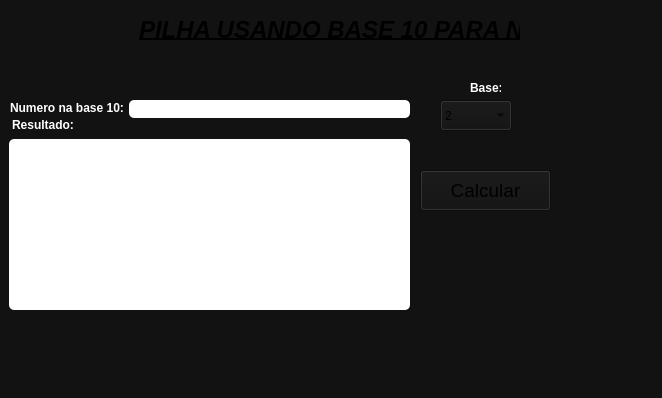
<?xml version="1.0" encoding="UTF-8"?>
<ui version="4.0">
 <class>MainWindow</class>
 <widget class="QMainWindow" name="MainWindow">
  <property name="geometry">
   <rect>
    <x>0</x>
    <y>0</y>
    <width>662</width>
    <height>398</height>
   </rect>
  </property>
  <property name="minimumSize">
   <size>
    <width>662</width>
    <height>398</height>
   </size>
  </property>
  <property name="maximumSize">
   <size>
    <width>662</width>
    <height>398</height>
   </size>
  </property>
  <property name="font">
   <font>
    <kerning>false</kerning>
   </font>
  </property>
  <property name="windowTitle">
   <string>Programa para calcular número da base</string>
  </property>
  <property name="windowIcon">
   <iconset>
    <normaloff>../../Área de Trabalho/pilha.png</normaloff>../../Área de Trabalho/pilha.png</iconset>
  </property>
  <property name="styleSheet">
   <string notr="true">background-color: rgb(18, 18, 18);</string>
  </property>
  <widget class="QWidget" name="centralwidget">
   <widget class="QTextEdit" name="TextResultado">
    <property name="enabled">
     <bool>false</bool>
    </property>
    <property name="geometry">
     <rect>
      <x>9</x>
      <y>139</y>
      <width>401</width>
      <height>171</height>
     </rect>
    </property>
    <property name="font">
     <font>
      <bold>true</bold>
      <kerning>false</kerning>
     </font>
    </property>
    <property name="styleSheet">
     <string notr="true">color: rgb(0, 0, 0);
background-color: rgb(255, 255, 255);
border-radius:5px;</string>
    </property>
   </widget>
   <widget class="QLabel" name="label_2">
    <property name="geometry">
     <rect>
      <x>470</x>
      <y>80</y>
      <width>31</width>
      <height>16</height>
     </rect>
    </property>
    <property name="font">
     <font>
      <bold>true</bold>
     </font>
    </property>
    <property name="styleSheet">
     <string notr="true">color: rgb(255, 255, 255);</string>
    </property>
    <property name="text">
     <string>Base:</string>
    </property>
   </widget>
   <widget class="QLabel" name="label_3">
    <property name="geometry">
     <rect>
      <x>12</x>
      <y>117</y>
      <width>81</width>
      <height>16</height>
     </rect>
    </property>
    <property name="font">
     <font>
      <bold>true</bold>
     </font>
    </property>
    <property name="styleSheet">
     <string notr="true">color: rgb(255, 255, 255);</string>
    </property>
    <property name="text">
     <string>Resultado: </string>
    </property>
   </widget>
   <widget class="QLabel" name="label_4">
    <property name="geometry">
     <rect>
      <x>139</x>
      <y>19</y>
      <width>381</width>
      <height>21</height>
     </rect>
    </property>
    <property name="font">
     <font>
      <pointsize>18</pointsize>
      <italic>true</italic>
      <bold>true</bold>
      <underline>true</underline>
     </font>
    </property>
    <property name="text">
     <string>PILHA USANDO BASE 10 PARA N</string>
    </property>
   </widget>
   <widget class="QPushButton" name="pushButtonCalcular">
    <property name="geometry">
     <rect>
      <x>420</x>
      <y>170</y>
      <width>131</width>
      <height>41</height>
     </rect>
    </property>
    <property name="font">
     <font>
      <pointsize>14</pointsize>
     </font>
    </property>
    <property name="acceptDrops">
     <bool>false</bool>
    </property>
    <property name="toolTip">
     <string>&lt;html&gt;&lt;head/&gt;&lt;body&gt;&lt;p&gt;&lt;span style=&quot; color:#ffffff;&quot;&gt;CALCULAR&lt;/span&gt;&lt;/p&gt;&lt;p&gt;&lt;br/&gt;&lt;/p&gt;&lt;/body&gt;&lt;/html&gt;</string>
    </property>
    <property name="text">
     <string>Calcular</string>
    </property>
   </widget>
   <widget class="QComboBox" name="comboBase">
    <property name="geometry">
     <rect>
      <x>440</x>
      <y>100</y>
      <width>72</width>
      <height>31</height>
     </rect>
    </property>
    <property name="font">
     <font>
      <kerning>false</kerning>
     </font>
    </property>
    <item>
     <property name="text">
      <string>2</string>
     </property>
    </item>
    <item>
     <property name="text">
      <string>8</string>
     </property>
    </item>
    <item>
     <property name="text">
      <string>16</string>
     </property>
    </item>
   </widget>
   <widget class="QLineEdit" name="LineNumeroBase">
    <property name="geometry">
     <rect>
      <x>129</x>
      <y>100</y>
      <width>281</width>
      <height>18</height>
     </rect>
    </property>
    <property name="maximumSize">
     <size>
      <width>16777215</width>
      <height>30</height>
     </size>
    </property>
    <property name="font">
     <font>
      <bold>true</bold>
     </font>
    </property>
    <property name="styleSheet">
     <string notr="true">background-color: rgb(255, 255, 255);
color: rgb(0, 0, 0);
border-radius:5px;</string>
    </property>
   </widget>
   <widget class="QLabel" name="label">
    <property name="geometry">
     <rect>
      <x>10</x>
      <y>100</y>
      <width>113</width>
      <height>16</height>
     </rect>
    </property>
    <property name="font">
     <font>
      <bold>true</bold>
     </font>
    </property>
    <property name="styleSheet">
     <string notr="true">color: rgb(255, 255, 255);</string>
    </property>
    <property name="text">
     <string>Numero na base 10: </string>
    </property>
   </widget>
   <widget class="QLabel" name="label_5">
    <property name="geometry">
     <rect>
      <x>-20</x>
      <y>0</y>
      <width>681</width>
      <height>401</height>
     </rect>
    </property>
    <property name="text">
     <string/>
    </property>
    <property name="pixmap">
     <pixmap>../../Área de Trabalho/fundo programa.png</pixmap>
    </property>
    <property name="scaledContents">
     <bool>true</bool>
    </property>
    <property name="wordWrap">
     <bool>false</bool>
    </property>
    <property name="openExternalLinks">
     <bool>false</bool>
    </property>
   </widget>
   <zorder>label_5</zorder>
   <zorder>TextResultado</zorder>
   <zorder>label_2</zorder>
   <zorder>label_3</zorder>
   <zorder>label_4</zorder>
   <zorder>pushButtonCalcular</zorder>
   <zorder>comboBase</zorder>
   <zorder>LineNumeroBase</zorder>
   <zorder>label</zorder>
  </widget>
 </widget>
 <resources/>
 <connections/>
</ui>
